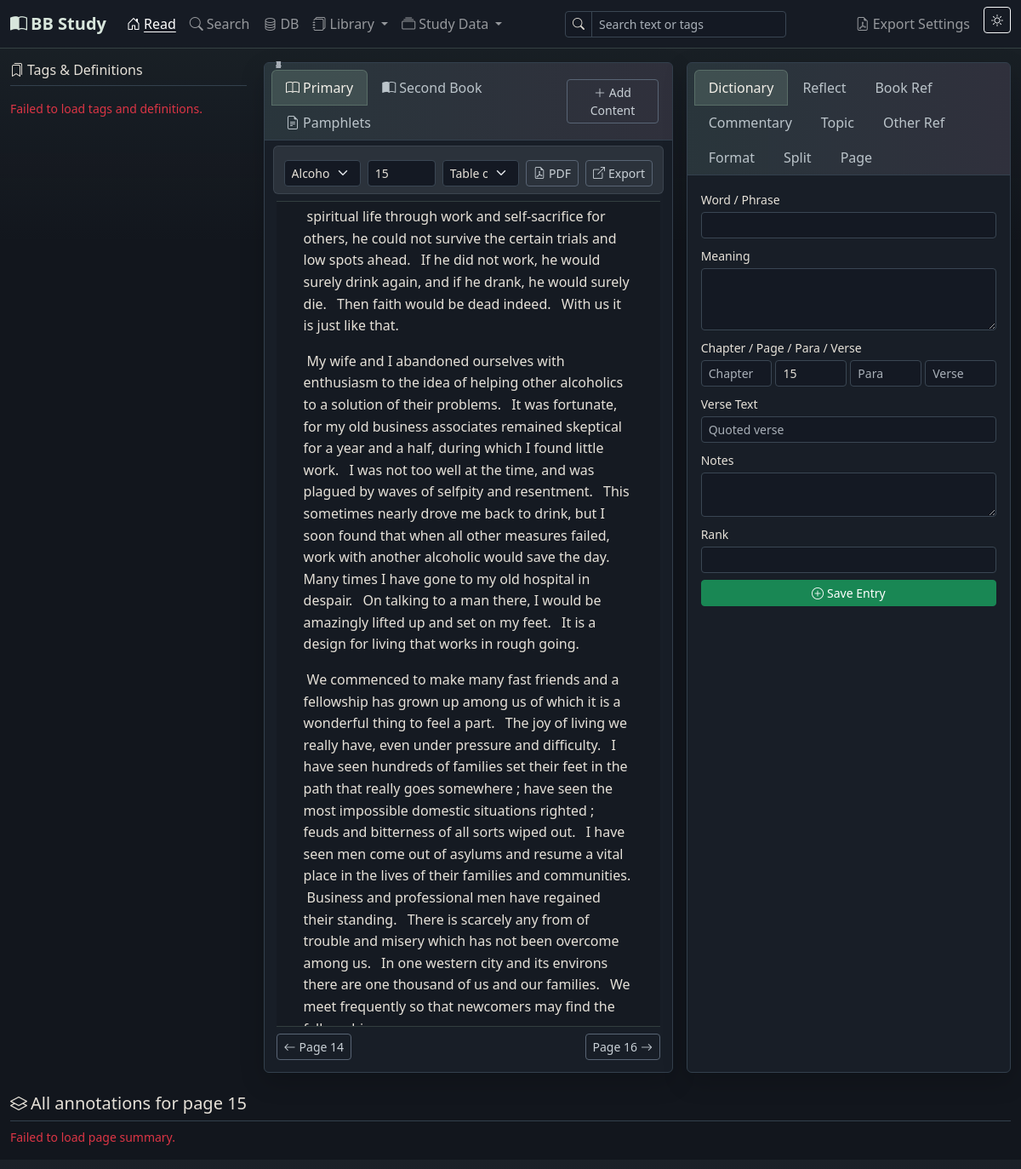
Page /?book_id=1&page=15&secondary_book_id=1&secondary_page=xxiii on the earlier database version.
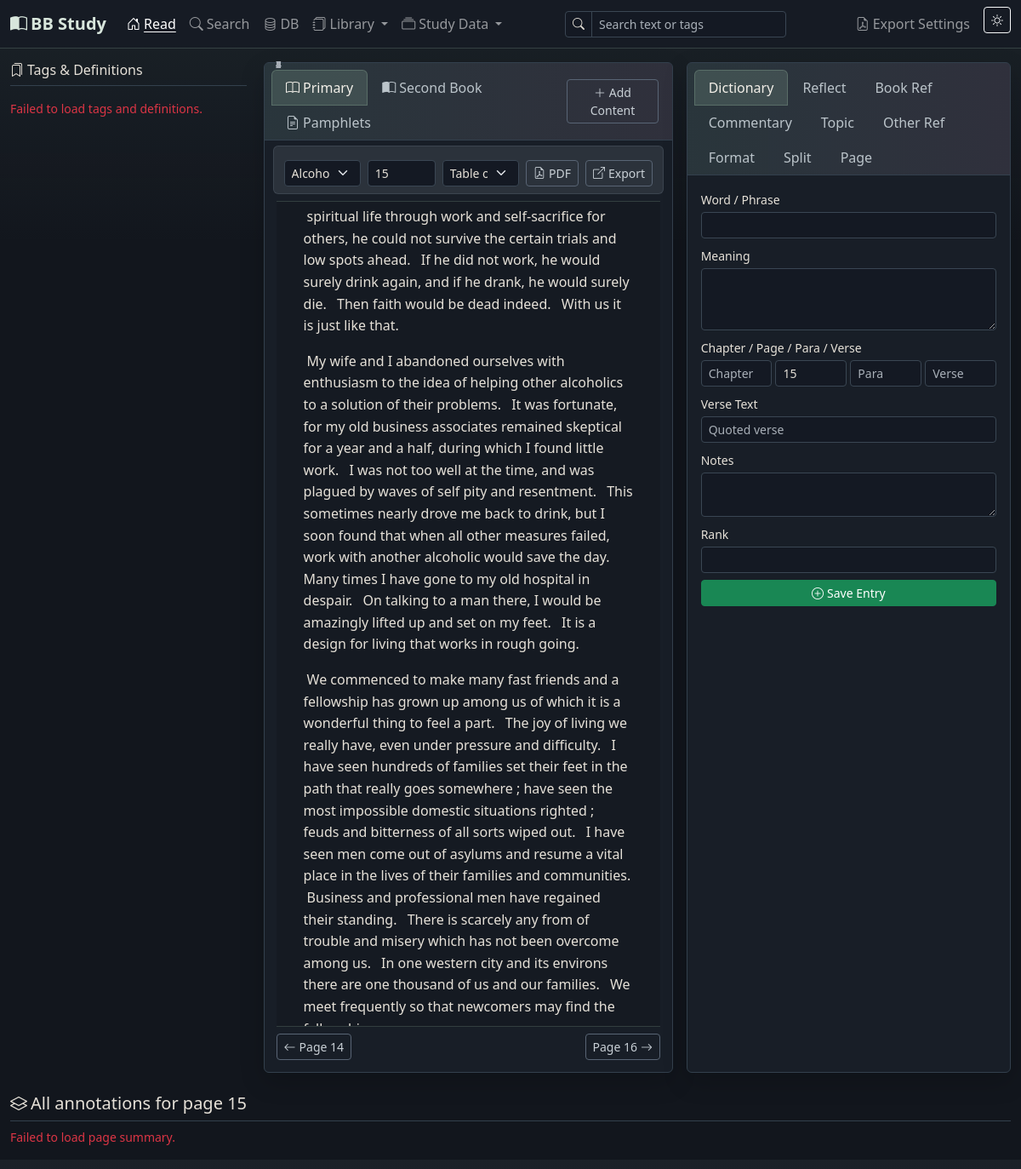
Same page on the later database version.
### app/models.py (models this page shows, shortened)
class BookContent(db.Model):
    __tablename__ = 'book_content'
    id = db.Column(db.Integer, primary_key=True)
    book_id = db.Column(db.Integer, db.ForeignKey('books.id'), nullable=False)
    content_mode = db.Column(db.String(20), nullable=False, default='sentence')
    chapter_number = db.Column(db.String(20))
    chapter_name = db.Column(db.String(100))
    chapter = db.Column(db.String(100))
    page = db.Column(db.String(20))
    relative_page_number = db.Column(db.Integer)
    paragraph = db.Column(db.Integer)
    verse = db.Column(db.Integer)
    content = db.Column(db.Text, nullable=False)
    created_at = db.Column(db.DateTime, default=datetime.utcnow)
    topics = db.relationship('ContentTopic', backref='content', lazy=True,
                             cascade='all, delete-orphan',
                             foreign_keys='ContentTopic.book_content_id')

### app/routes/main.py (the view)
@main_bp.route('/')
def index():
    theme = get_theme()
    book_id = request.args.get('book_id', type=int)
    current_book = Book.query.get(book_id) if book_id else get_current_book()
    current_page = request.args.get('page') or (
        get_book_page(current_book.id, get_current_page()) if current_book else get_current_page()
    )
    content_mode = 'sentence'
    secondary_book_id = request.args.get('secondary_book_id', type=int)
    secondary_book = Book.query.get(secondary_book_id) if secondary_book_id else get_current_secondary_book()
    secondary_page = request.args.get('secondary_page') or (
        get_secondary_book_page(secondary_book.id, '1') if secondary_book else '1'
    )
    secondary_content_mode = 'sentence'
    books = Book.query.order_by(Book.title).all()
    if current_book:
        _set_setting('current_book_id', current_book.id)
        if current_page:
            _set_setting('current_page', current_page)
            _set_setting(_book_position_key(current_book.id, 'page'), current_page)
    if secondary_book:
        _set_setting('current_secondary_book_id', secondary_book.id)
        if secondary_page:
            _set_setting(_secondary_book_position_key(secondary_book.id, 'page'), secondary_page)
    primary_state = _build_reader_state(current_book, current_page)
    secondary_state = _build_reader_state(secondary_book, secondary_page)
    return render_template('index.html',
                           theme=theme,
                           current_book=current_book,
                           current_page=current_page,
                           previous_page=primary_state['previous_page'],
                           next_page=primary_state['next_page'],
                           content_mode=content_mode,
                           page_content=primary_state['page_content'],
                           content_formats=primary_state['content_formats'],
                           toc_entries=primary_state['toc_entries'],
                           secondary_book=secondary_book,
                           secondary_page=secondary_page,
                           secondary_previous_page=secondary_state['previous_page'],
                           secondary_next_page=secondary_state['next_page'],
                           secondary_content_mode=secondary_content_mode,
                           secondary_page_content=secondary_state['page_content'],
                           secondary_content_formats=secondary_state['content_formats'],
                           secondary_toc_entries=secondary_state['toc_entries'],
                           books=books)

### app/page_numbers.py (called while the page is built)
def roman_to_int(value):
    text = str(value or '').strip().lower()
    if not text:
        return None
    roman_values = {'i': 1, 'v': 5, 'x': 10, 'l': 50, 'c': 100, 'd': 500, 'm': 1000}
    if any(char not in roman_values for char in text):
        return None
    total = 0
    previous = 0
    for char in reversed(text):
        value = roman_values[char]
        if value < previous:
            total -= value
        else:
            total += value
            previous = value
    return total or None

def page_label_sort_key(page):
    page = str(page or '')
    if page.startswith('front-'):
        return (0, page)
    roman = roman_to_int(page)
    if roman is not None:
        return (1, roman)
    if page.isdigit():
        return (2, int(page))
    return (3, page)

### app/routes/main.py (called while the page is built)
def get_theme():
    s = Setting.query.filter_by(key='theme').first()
    return s.value

def _book_position_key(book_id, suffix):
    return f'book_{book_id}_{suffix}'

def _secondary_book_position_key(book_id, suffix):
    return f'secondary_book_{book_id}_{suffix}'

def _page_sort_key(page):
    if page is None:
        return (-1, 0)
    return page_label_sort_key(page)

### app/templates/index.html (shortened to what the changed rows need)
{% extends 'base.html' %}
{% block content %}
<div class="row g-3">
  <div class="col-lg-7 {% if current_book %}col-xl-5{% else %}col-xl-7{% endif %}">
    <div class="card h-100">
      <div class="card-body tab-content book-pane-body">
        <div class="tab-pane fade show active" id="primaryBookPane">
          <div class="book-content-scroll" id="pageContentArea">
            {% if page_content %}
              {% set cur_para = namespace(val=None) %}
              {% for item in page_content %}
                {% if item.paragraph != cur_para.val %}
                  {% if cur_para.val is not none %}</p>{% endif %}
                  <p class="book-paragraph" data-paragraph="{{ item.paragraph }}">
                  {% set cur_para.val = item.paragraph %}
                {% endif %}
                {% set verse_key = item.paragraph ~ '-' ~ item.verse %}
                {% set fmt = content_formats.get(verse_key) %}
                <span class="verse-fragment sentence-verse {{ 'formatted-bold' if fmt and fmt.is_bold else '' }} {{ 'formatted-italic' if fmt and fmt.is_italic else '' }} {{ 'formatted-role-' ~ fmt.content_role if fmt and fmt.content_role and fmt.content_role != 'body' else '' }} {{ 'formatted-align-' ~ fmt.alignment_override if fmt and fmt.alignment_override else '' }}"
                      data-is-bold="{{ 'true' if fmt and fmt.is_bold else 'false' }}"
                      data-is-italic="{{ 'true' if fmt and fmt.is_italic else 'false' }}"
                      data-content-role="{{ fmt.content_role if fmt and fmt.content_role else 'body' }}"
                      data-alignment-override="{{ fmt.alignment_override if fmt and fmt.alignment_override else '' }}"
                      data-content-id="{{ item.id }}"
                      data-content-mode="sentence"
                      data-raw-content="{{ item.content }}"
                      data-verse-key="{{ verse_key }}"
                      data-chapter="{{ item.chapter_name or item.chapter or '' }}"
                      data-page="{{ item.page }}"
                      data-paragraph="{{ item.paragraph }}"
                      data-verse="{{ item.verse }}"><sup class="content-number">{{ item.verse }}</sup>{{ item.content }} </span>
              {% endfor %}
              {% if page_content %}</p>{% endif %}
            {% elif current_book %}
              <p class="text-muted fst-italic">No content stored for this page yet.</p>
            {% else %}
              <p class="text-muted fst-italic">Select a book and page to begin reading.</p>
            {% endif %}
          </div>
        </div>
      </div>
    </div>
  </div>
</div>
{% endblock %}

Differences in the rows shown:
changed BookContent: content "I was not too well at the time, and was plagued by waves of selfpity and resentment." → "I was not too well at the time, and was plagued by waves of self pity and resentment."
